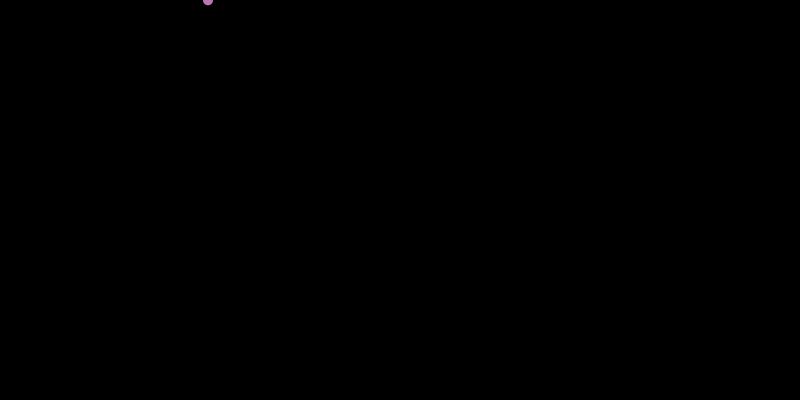
Frame 1 (no input)
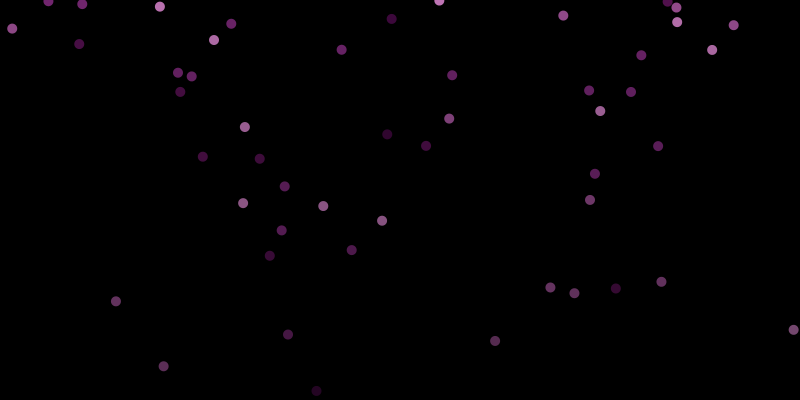
Frame 60 (the mouse pressed at the canvas centre just before this capture)
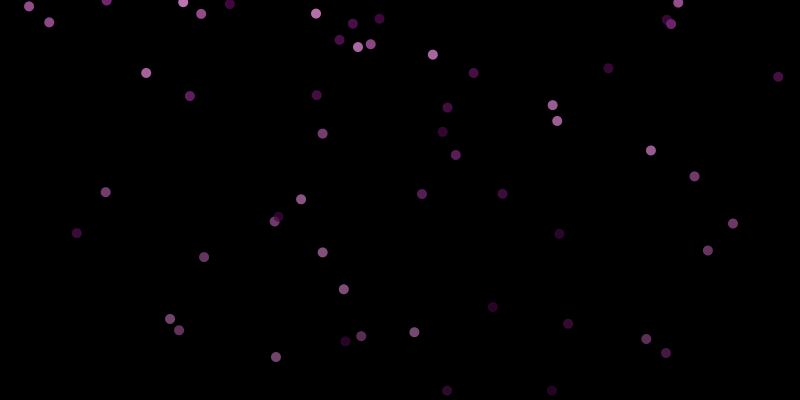
Frame 120 (the mouse held since frame 60 and released just before this capture)

The Processing sketch that drew these frames (run headless with seeded random() and noise(); from frame 60 on, the mouse is pressed at the canvas centre):

// Processing sketch: purple_rain
// ── purple_rain.pde
ArrayList<Particle> particles;
PVector wind = new PVector(random(-3, 3), 0.0);
void setup() {
  size(800, 400);
  
  particles = new ArrayList<Particle>();

}

void draw() {
  background(0);
  particles.add(new Particle(random(0, width), 0));
  
  for(int i = particles.size()-1; i >= 0; i--) {
    Particle p = particles.get(i);
    PVector gravity = new PVector(0.0, random(0.5, 5));
    p.applyForce(gravity);
    p.applyForce(wind);
    p.update();
    p.display();
    if(p.isDead()) {
      particles.remove(i);
    }
  }
}
// ── Particle.pde
class Particle { 
  PVector position;
  PVector velocity;
  PVector acceleration;
  float mass = 5;
  
  // Arbitrary damping to simulate friction / drag 
  float damping = 0.95;
  
  float lifeSpan = 255;
  color[] palette = {#40083E, #52104E, #732670, #994E91, #BF75B5};
  int _color;

  // Constructor
  Particle(float x, float y) {
    position = new PVector(x,y);
    velocity = new PVector();
    acceleration = new PVector();
        int r = int(random(palette.length));
    _color = r;
  } 

  // Standard Euler integration
  void update() { 
    velocity.add(acceleration);
    velocity.mult(damping);
    position.add(velocity);
    acceleration.mult(0);
    
    lifeSpan -= 2;
  }
  
  boolean isDead() {
    if (lifeSpan <= 0) {
      return true;
    } else {
      return false;
    }
  }

  // Newton's law: F = M * A
  void applyForce(PVector force) {
    PVector f = force.get();
    f.div(mass);
    acceleration.add(f);
  }


  // Draw the bob
  void display() { 
    noStroke();
    fill(palette[_color], lifeSpan);
    ellipse(position.x,position.y,mass*2,mass*2);
  }
}
